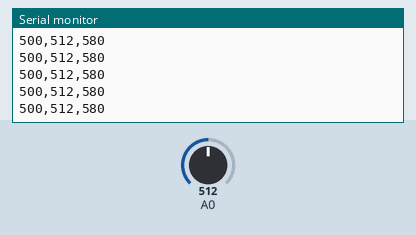
The sketch below on a simulated Arduino Uno, built with avr-gcc and run on an emulated ATmega328P. Shown: the last lines printed to the serial monitor. The inputs (shaded band) are chosen by the test bench; at power-on: A0 = 512.

Above: at 1.2 s.
1.3 s: A0 set to 988
At 2.4 s:
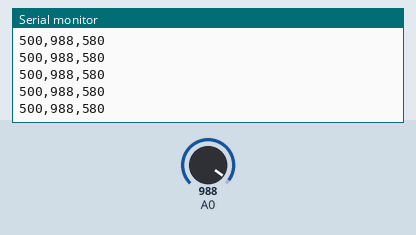
2.8 s: A0 set to 1007
At 3.5 s:
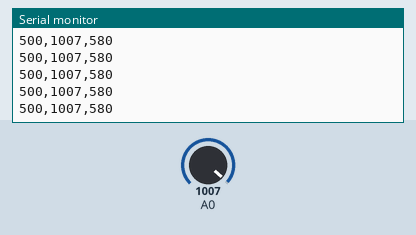
Timing chart, 0 to 5.8 s (numbered marks = the images above; inputs shaded):
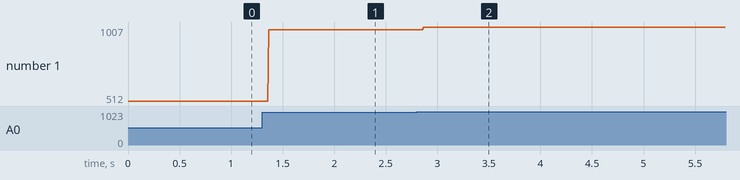

The sketch:

SensorReadings.ino
```cpp
#include "String.h"

String comma = ",";
String message;
long startTime, endTime;


void setup() {
  Serial.begin(9600);
  pinMode(A0, INPUT);
}

void loop() {
  startTime=micros();
  while(true){
    endTime=micros();
    if(endTime-startTime > 1000){
      Serial.print("500,");
      Serial.print(analogRead(A0));
      Serial.println(",580");
      startTime = micros();
    }
  }

}
```

Measured:
- after the input at 1.3 s, the serial monitor: prints a new line after 0.07 s (image 1)
- after the input at 2.8 s, the serial monitor: prints a new line after 0.07 s (image 2)
- plotted number 1: 512 → 988 after the input at 1.3 s, 988 → 1007 after the input at 2.8 s
